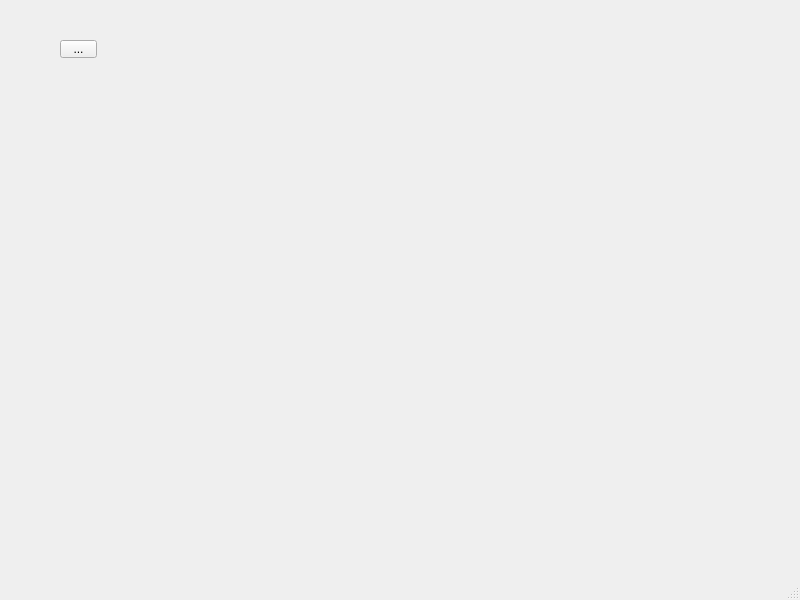
<?xml version="1.0" encoding="UTF-8"?>
<ui version="4.0">
 <class>MainWindow</class>
 <widget class="QMainWindow" name="MainWindow">
  <property name="geometry">
   <rect>
    <x>0</x>
    <y>0</y>
    <width>800</width>
    <height>600</height>
   </rect>
  </property>
  <property name="windowTitle">
   <string>MainWindow</string>
  </property>
  <widget class="QWidget" name="centralwidget">
   <widget class="QToolButton" name="toolButton">
    <property name="geometry">
     <rect>
      <x>60</x>
      <y>40</y>
      <width>37</width>
      <height>18</height>
     </rect>
    </property>
    <property name="text">
     <string>...</string>
    </property>
   </widget>
  </widget>
  <widget class="QStatusBar" name="statusbar"/>
 </widget>
 <resources/>
 <connections/>
</ui>
